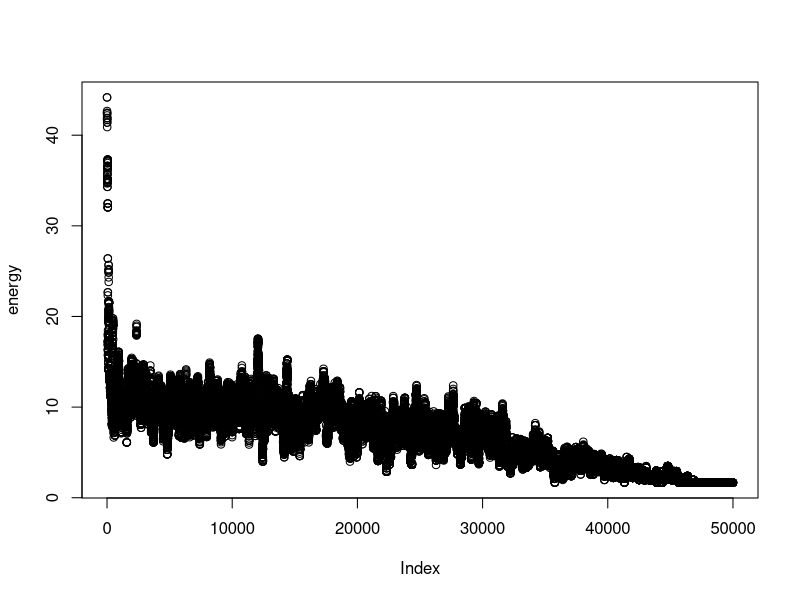

This chart was generated by the following R code:
##----------------------------------------------------------------------
## EVERYTHING YOU NEED TO CHANGE IS IN THIS SECTION OR THE FINAL SECTION

# Number of doctors available
ndoctors <- 10

# Number of nurses
nnurses <- 15

# Number of days in the schedule
ndays <- 7

# Number of staff present for each shift (must have same # of shifts)
# e.g., c(2, 3, 3) has three shifts with 2, 3, 3 people respectively
doctorstaffing <- c(2, 2, 2)
nursestaffing <- c(3, 3, 3)

# Penalties for violating each of six constraints
# Penalty 1: Each instance of three consecutive shifts (including overnight)
# Penalty 2: Each person who does not have two days off AT ALL
# Penalty 3: Each person who does not have two days off IN A ROW
# Penalty 4: Each instance of first shift following last shift on prev day
# Penalty 5: Each instance of working both weekend days (days 1, 2)
# Penalty 6: Weights for the stdev of nurses'/doctors' shifts in the schedule
#            (trying to make everyone work similar amounts)
penalties <- c(100, 100, 0.5, 5, 1, 2)

# Number of iterations (if too small, might not be able to explore enough)
niter <- 50000

# The cooling schedule: what should the temperature be at step i out of n
coolingschedule <- function(i,n)
{
  # If you want greedy optimization, just fix some low temperature
  #return(1e-3)
  
  # Linear cooling schedule from 1 down to 0
  return(1 - (i/(n+1)))
  
  # Logarithmic cooling schedule (goes down really slowly,
  # choose constant to make sure the temp gets low enough)
  #return(0.02/log(1+(i+1)/n))
}

## END OF PARAMETER SECTION
##----------------------------------------------------------------------

# (Some things which are calculated automatically)
doctorindices <- c(1,cumsum(doctorstaffing)+1)
nurseindices <- c(1,cumsum(nursestaffing)+1)
nshifts <- length(doctorstaffing)

# Function to calculate the "energy" (total cost of violations)
get_energy <- function(doctorsunwrapped, nursesunwrapped, penalties)
{
  return(get_energy_sub(doctorsunwrapped,penalties)+
           get_energy_sub(nursesunwrapped,penalties))
}

# ...calculates the energy contribution from doctors & nurses separately
get_energy_sub <- function(subsched, penalties)
{
  energy <- 0
  
  # Array to keep track of total number of shifts worked by each worker
  totshift <- rep(0, dim(subsched)[1])
  
  # Go through the schedule worker by worker...
  for (i in 1:dim(subsched)[1])
  {
    # Count number of shifts for that worker
    totshift[i] <- sum(subsched[i,,])
    
    # Look at whether worker works the last shift on the last day
    lastshift <- subsched[i,ndays,nshifts]
    
    # Look at whether worker has the last day off
    prevoff <- all(subsched[i,ndays,] == FALSE)
    
    daysoff <- 0
    twoinarow <- 1
    
    # If worked the very last shift, did you work the shift before as well?
    #  (looking to capture three shifts in a row wrapping around week to week)
    if (lastshift == 1)
    {
      lastshift <- lastshift + subsched[i,ndays,nshifts-1]
    }
    
    # For each day in the schedule...
    for (j in 1:ndays)
    {
      # If you have the day off, count it;
      #  if the previous day was also off, satisfy "two days off in a row"
      if (all(subsched[i,j,] == FALSE))
      {
        daysoff <- daysoff + 1
        if (prevoff)
        {
          twoinarow <- 0
        }
        prevoff <- TRUE
      }
      else # specifically on the second day, if you worked today and yesterday,
      { # that's a penalty (treating first two days as the weekend)
        if (!prevoff && j == 2)
        {
          energy <- energy + penalties[5]
        }
        prevoff <- FALSE
      }
      # Now check for wraparound shift streaks and assess penalties
      if (subsched[i,j,1] == 1)
      {
        lastshift <- lastshift + 1
        if (lastshift > 1)
        {
          energy <- energy + penalties[4]
        }
        if (lastshift > 2)
        {
          energy <- energy + penalties[1]
        }
      }
      else
      {
        lastshift <- 0
      }
      # Once that is done, move through the remaining shifts, assessing penalties
      for (k in 2:nshifts)
      {
        if (subsched[i,j,k] == 1)
        {
          lastshift <- lastshift + 1
          if (lastshift > 2)
          {
            energy <- energy + penalties[1]
          }
        }
        else
        {
          lastshift <- 0
        }
      }
    }
    # After finishing the week, assess penalties related to days off
    energy <- energy + twoinarow * penalties[3] + (daysoff < 2) * penalties[2]
  }
  
  # Penalize energy according to standard deviation among shifts
  energy <- energy + penalties[6] * sd(totshift)
  return(energy)
}

# Initial point: put people into the schedule in numerical order each day
totalspots <- ndays * sum(doctorstaffing)
initialloop <- rep(1:ndoctors, ceiling(totalspots/ndoctors))
doctorschedule <- matrix(initialloop[1:totalspots], nrow = sum(doctorstaffing), ncol = ndays)
totalspots <- ndays * sum(nursestaffing)
initialloop <- rep(1:nnurses, ceiling(totalspots/nnurses))
nurseschedule <- matrix(initialloop[1:totalspots], nrow = sum(nursestaffing), ncol = ndays)

# Fill in the "unwrapped" schedules (separate schedule for each worker)
doctorsunwrapped <- array(0, c(ndoctors,ndays,nshifts))
for (i in 1:ndays)
{
  for (j in 1:nshifts)
  {
    for (k in doctorindices[j]:(doctorindices[j+1]-1))
    {
      doctorsunwrapped[doctorschedule[k,i],i,j] <- 1
    }
  }
}

nursesunwrapped <- array(0, c(nnurses,ndays,nshifts))
for (i in 1:ndays)
{
  for (j in 1:nshifts)
  {
    for (k in nurseindices[j]:(nurseindices[j+1]-1))
    {
      nursesunwrapped[nurseschedule[k,i],i,j] <- 1
    }
  }
}

# Starting energy...
energy <- rep(0,niter)
energy[1] <- get_energy(doctorsunwrapped, nursesunwrapped, penalties)

# Now run the Gibbs sampler.
for (i in 2:niter)
{
  # Current temperature (from our cooling schedule)
  temperature <- coolingschedule(i,niter)
  
  # Flip a coin to switch either a doctor or a nurse shift.
  if (runif(1) < 0.5)
  {
    # Choose a random shift
    prop <- doctorschedule
    posx <- sample(1:sum(doctorstaffing),1)
    posy <- sample(1:ndays,1)
    
    # Calculate which workers are available to swap into that shift and pick one
    available <- 1:ndoctors
    myblock <- min(which(doctorindices>posx))-1
    for (j in doctorindices[myblock]:(doctorindices[myblock+1]-1))
    {
      if (j != posx)
      {
        available <- setdiff(available, doctorschedule[j,posy])
      }
    }
    prop[posx,posy] <- sample(available,1)
    propunwrapped <- doctorsunwrapped
    propunwrapped[doctorschedule[posx,posy],posy,myblock] <- 0
    propunwrapped[prop[posx,posy],posy,myblock] <- 1
    
    # Calculate energy of new configuration
    new_energy <- get_energy(propunwrapped, nursesunwrapped, penalties)
    
    # With the appropriate probability, update state/energy
    if(runif(1) < exp((energy[i-1]-new_energy)/temperature))
    {
      energy[i] <- new_energy
      doctorschedule <- prop
      doctorsunwrapped <- propunwrapped
    }
    else # otherwise, leave things as they stand.
    {
      energy[i] <- energy[i-1]
    }
  }
  else # same as above, but if you are swapping a nurse
  {
    prop <- nurseschedule
    posx <- sample(1:sum(nursestaffing),1)
    posy <- sample(1:ndays,1)
    available <- 1:nnurses
    myblock <- min(which(nurseindices>posx))-1
    for (j in nurseindices[myblock]:(nurseindices[myblock+1]-1))
    {
      if (j != posx)
      {
        available <- setdiff(available, nurseschedule[j,posy])
      }
    }
    prop[posx,posy] <- sample(available,1)
    
    propunwrapped <- nursesunwrapped
    propunwrapped[nurseschedule[posx,posy],posy,myblock] <- 0
    propunwrapped[prop[posx,posy],posy,myblock] <- 1
    
    new_energy <- get_energy(doctorsunwrapped, propunwrapped, penalties)
    
    if(runif(1) < exp((energy[i-1]-new_energy)/temperature))
    {
      energy[i] <- new_energy
      nurseschedule <- prop
      nursesunwrapped <- propunwrapped
    }
    else
    {
      energy[i] <- energy[i-1]
    }
  }
}

##----------------------------------------------------------------------
## EVERYTHING YOU NEED TO CHANGE IS IN THIS SECTION OR THE FIRST SECTION

# Various things you might want to look at:

# Plotting the energy over time
plot(energy)

# What was the lowest energy? (Is this necessarily the energy of the final state?)
min(energy)

# Check out our final schedule.
#  The columns are days. If there are three shifts of 2 workers,
#  the first 2 rows are shift 1, the next 2 rows are shift 2, etc.
#  Numbers in table correspond to workers. 1, 2, 3, ...
print(doctorschedule)
print(nurseschedule)

# If you want to look at an individual person's schedule,
#  check the "unwrapped" matrices. For example,
#  the shift schedule for doctor 3 is below; rows are days,
#  columns are shifts, 1 = working, 0 not working
print(doctorsunwrapped[3,,])

## END OF FINAL SECTION
##----------------------------------------------------------------------